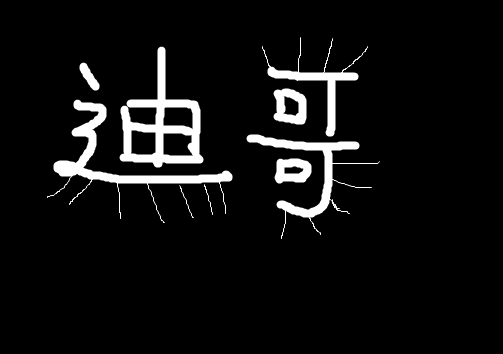
#> input picture pic/dige.png, 503 x 354 px
$ python dilate.py
#> lines starting #> are read from the running program, lines starting #| are printed output that depends on the picture; after the words box and inside, x2 and y2 are one past the last pixel; in counts of white or black regions, pixels touching at a corner belong together
import cv2  # 读取是BGR格式
import matplotlib.pyplot as plt
import numpy as np

img = cv2.imread('pic/dige.png')
#> img is the input picture: shape (354, 503, 3); min 0, max 255, mean 15.9
kernel = np.ones((3, 3), np.uint8)
print(kernel)
erosion = cv2.erode(img, kernel, iterations=1)
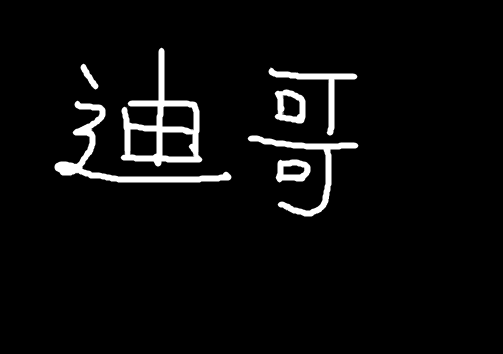
#> erosion: shape (354, 503, 3); min 0, max 255, mean 11.1
# cv2.imshow('erosion',erosion)
# cv2.waitKey(0)
# cv2.destroyAllWindows()

kernel = np.ones((3, 3), np.uint8)
dige_dilate = cv2.dilate(erosion, kernel, iterations=3)
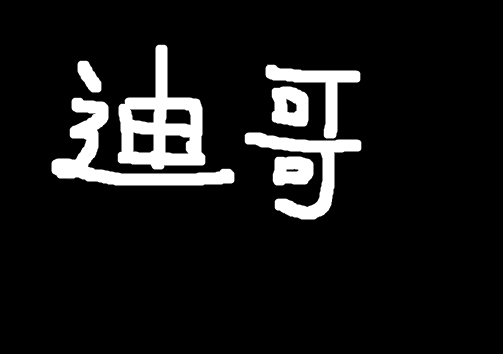
#> dige_dilate: shape (354, 503, 3); min 0, max 255, mean 23.1
# cv2.imshow('dilate',dige_dilate)
# cv2.waitKey(0)
# cv2.destroyAllWindows()

# 开运算
# 先腐蚀，再膨胀
kernel = np.ones((3, 3), np.uint8)
opening = cv2.morphologyEx(img, cv2.MORPH_OPEN, kernel)
# cv2.imshow('opening', opening)
# cv2.waitKey(0)
# cv2.destroyAllWindows()

# 闭运算
# 先膨胀，后腐蚀
kernel = np.ones((3, 3), np.uint8)
closing = cv2.morphologyEx(img, cv2.MORPH_CLOSE, kernel)
# [5 lines of commented-out code are left out]
pie = cv2.imread('pic/pie.png')
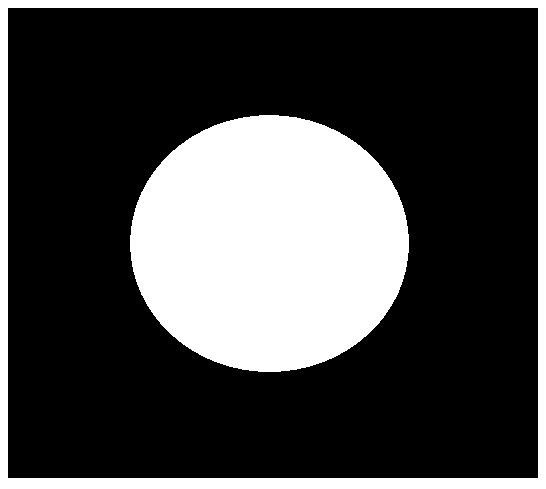
#> input picture pic/pie.png, 546 x 489 px
#> pie is the input picture: shape (489, 546, 3); 27.8% white; 2 white regions, box (x1, y1, x2, y2) and area: (130, 115, 409, 372) 56244, (0, 0, 546, 489) 17894
kernel = np.ones((3, 3), np.uint8)
gradient = cv2.morphologyEx(pie, cv2.MORPH_GRADIENT, kernel)
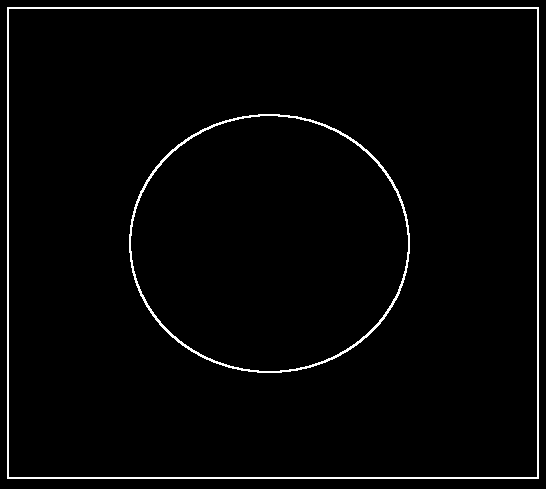
#> gradient: shape (489, 546, 3); 2.3% white in thin lines or dots
# [5 lines of commented-out code are left out]
kernel = np.ones((3, 3), np.uint8)
tophat = cv2.morphologyEx(img, cv2.MORPH_TOPHAT, kernel)
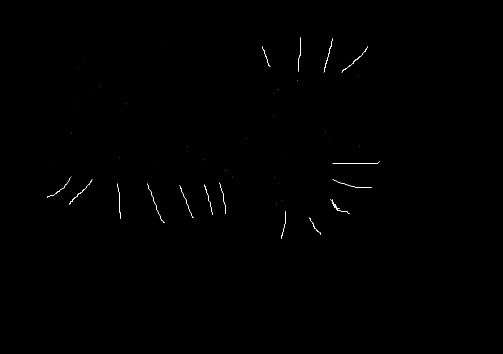
#> tophat: shape (354, 503, 3); min 0, max 255, mean 0.8
# [5 lines of commented-out code are left out]
kernel = np.ones((5, 5), np.uint8)
blackhat = cv2.morphologyEx(img, cv2.MORPH_BLACKHAT, kernel)
cv2.imshow('blackhat', blackhat)
cv2.waitKey(0)
cv2.destroyAllWindows()
